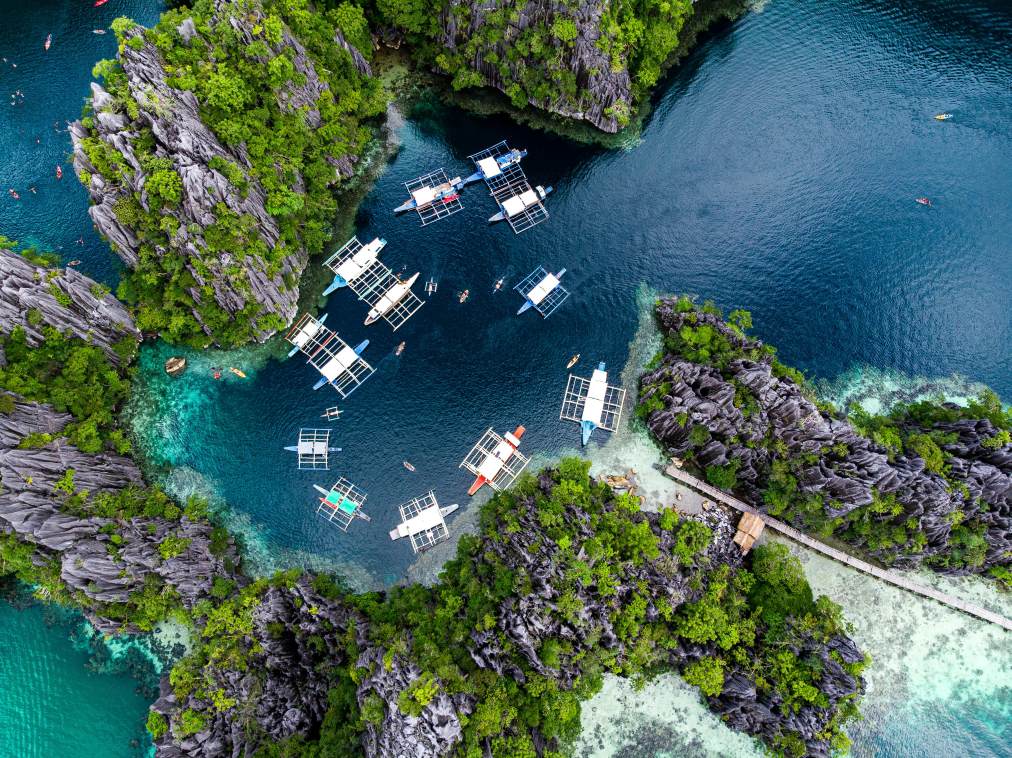
#> input picture Photos/pexels-ferdie-drone-297619-13874296.jpg, 4048 x 3032 px (shown at 1/4 size)
$ python transformation.py
#> lines starting #> are read from the running program, lines starting #| are printed output that depends on the picture
import cv2 as cv
import numpy as np
img=cv.imread('Photos/pexels-ferdie-drone-297619-13874296.jpg')
#> img is the input picture: shape (3032, 4048, 3); mean B, G, R 93, 100.7, 71.3

#translate

def translate(img,x,y):#Basically shifting an image along x/y axis
#> called with x = 100, y = 100
    transMat=np.float32([[1,0,x],[0,1,y]])
    dimensions=(img.shape[1],img.shape[0])
#> dimensions = (4048, 3032)
    return cv.warpAffine(img,transMat,dimensions)
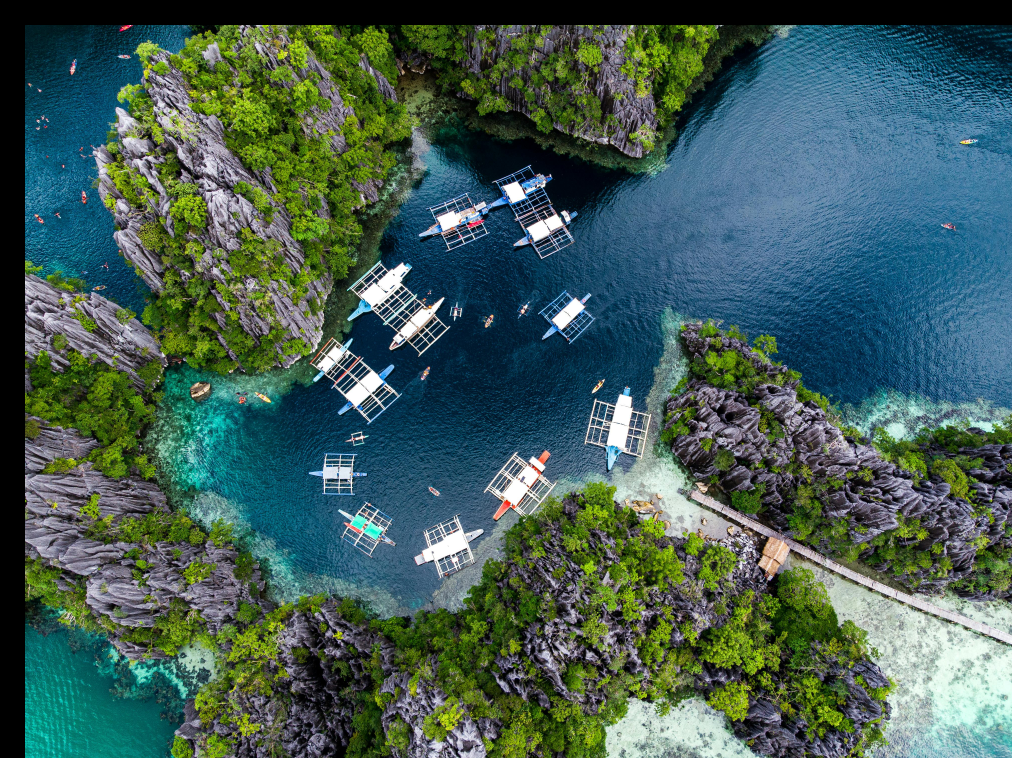
#> returned value: shape (3032, 4048, 3) (shown at 1/4 size); mean of channels 0, 1, 2 86.1, 93.7, 66.5; drawn as B, G, R

# -x-->left
# -y-->up
# x-->Right
# y-->Down

translated=translate(img,100,100)
cv.imshow('Translated image',translated)
cv.waitKey(0)

#Rotation
def rotate(img,angle,rotPoint=None):
#> called with angle = 45
    (height,width)=img.shape[:2]
#> height = 3032; width = 4048

    if rotPoint is None:
        rotPoint=(width//2,height//2) #center
#> rotPoint = (2024, 1516)

    rotMat=cv.getRotationMatrix2D(rotPoint,angle,1.0)
    dimensions=(width,height)
#> dimensions = (4048, 3032)
    return cv.warpAffine(img,rotMat,dimensions)
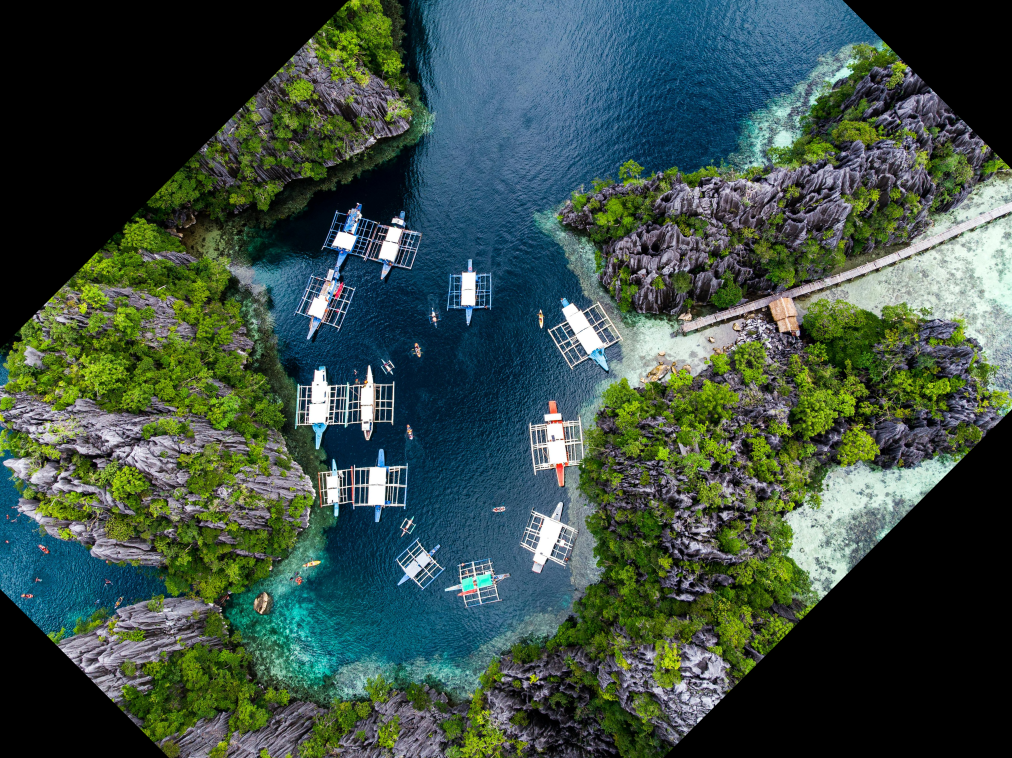
#> returned value: shape (3032, 4048, 3) (shown at 1/4 size); mean of channels 0, 1, 2 69.9, 79, 59.2; drawn as B, G, R
rotated=rotate(img,45)
# +ve for clock wise
# -ve for anti clock wise
cv.imshow('Rotated',rotated)
cv.waitKey(0)

#Resize

resized=cv.resize(img,(500,500),interpolation=cv.INTER_AREA) #for shrinking
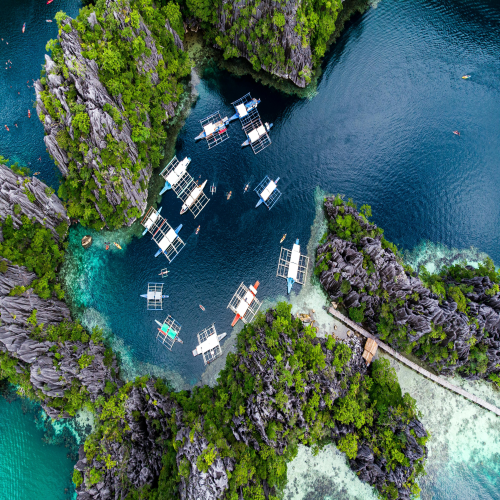
#> resized: shape (500, 500, 3); mean B, G, R 93, 100.7, 71.3
cv.imshow('Resized image',resized)
cv.waitKey(0)

#Flipping
flip=cv.flip(img,-1)
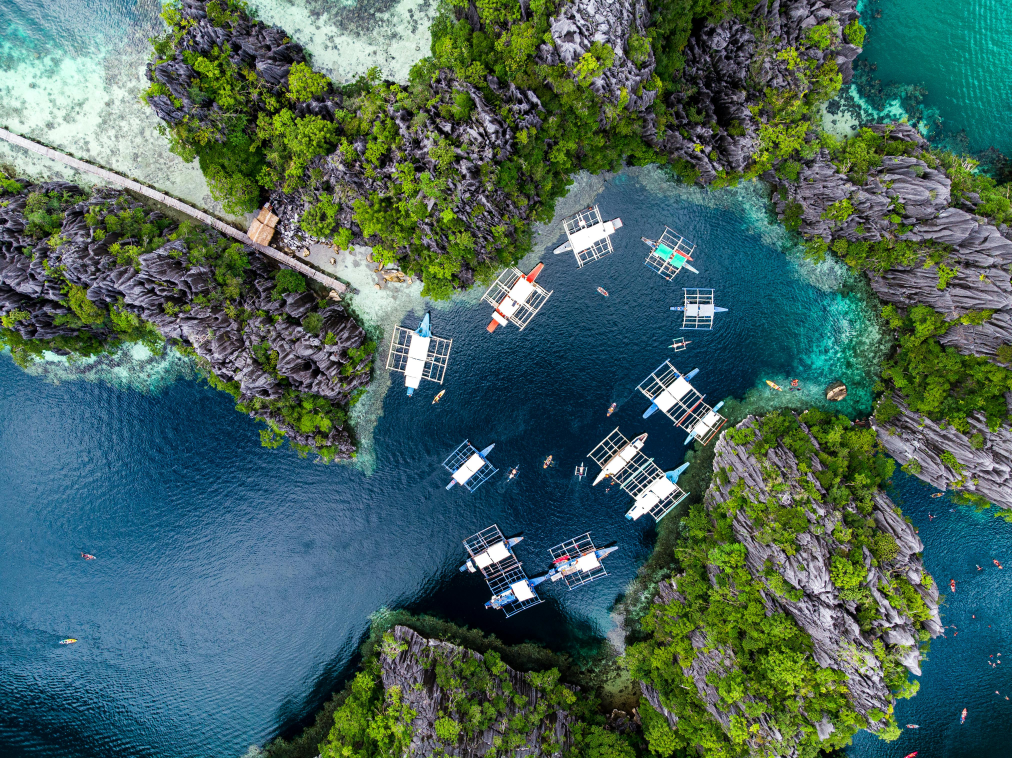
#> flip: shape (3032, 4048, 3) (shown at 1/4 size); mean B, G, R 93, 100.7, 71.3
cv.imshow('Flipped image',flip)
cv.waitKey(0)
# 0-->flipping the image vertically x-axis
# 1-->flipping the image horizontally y-axis
# -1-->flipping he image both horizontally and vertically

#Cropping
cropped=img[200:400,300:400]
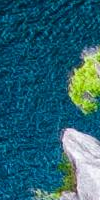
#> cropped: shape (200, 100, 3); mean B, G, R 115, 99.8, 42.1
cv.imshow('Cropped image',cropped)
cv.waitKey(0)

$ run again, with Photos/pexels-dana-tentis-118658-691114.jpg copied over Photos/pexels-ferdie-drone-297619-13874296.jpg
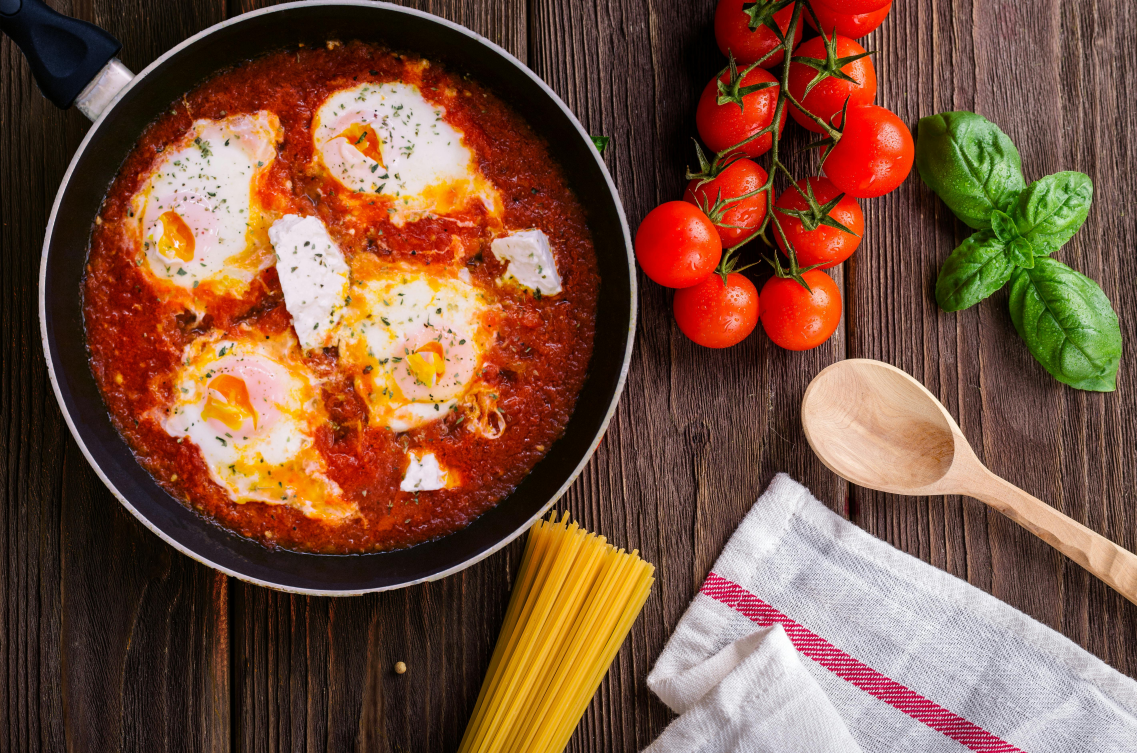
#> input picture Photos/pexels-dana-tentis-118658-691114.jpg, 5685 x 3765 px (shown at 1/5 size)
#> img is the input picture: shape (3765, 5685, 3); mean B, G, R 61.7, 82.4, 122.2
#> `flip=cv.flip(img,-1)`:
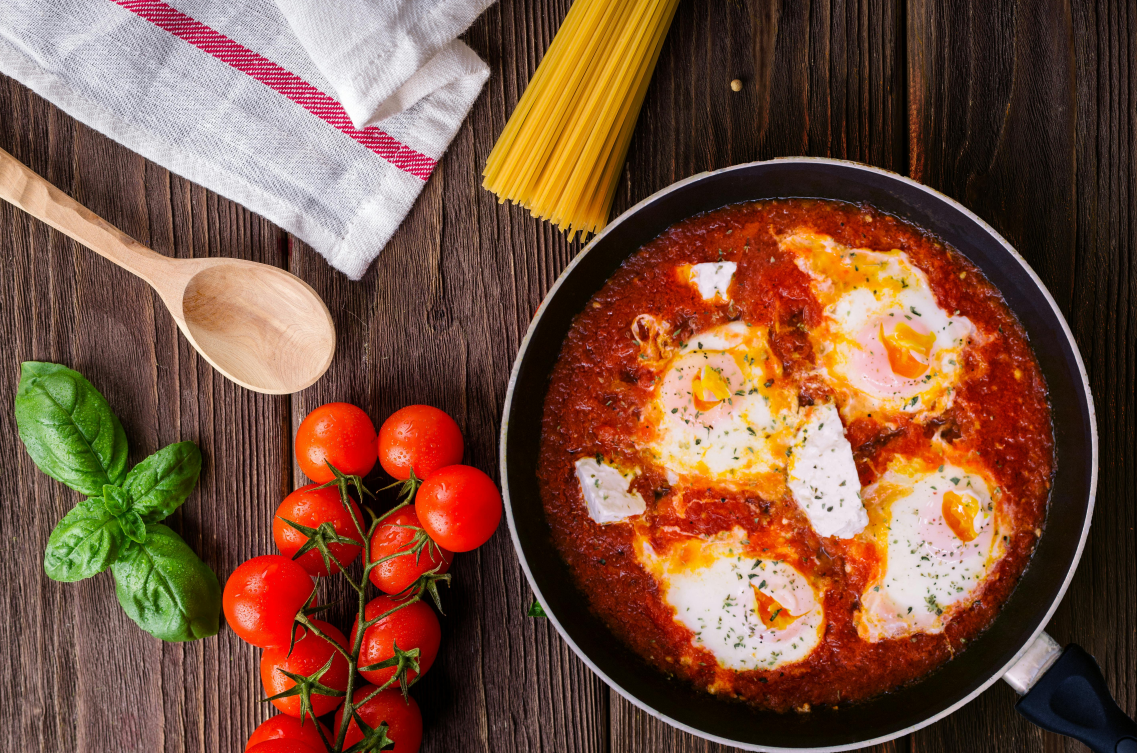
#> flip: shape (3765, 5685, 3) (shown at 1/5 size); mean B, G, R 61.7, 82.4, 122.2
#> `cropped=img[200:400,300:400]`:
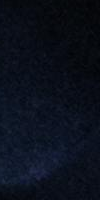
#> cropped: shape (200, 100, 3); mean B, G, R 27.3, 15.9, 10.8
